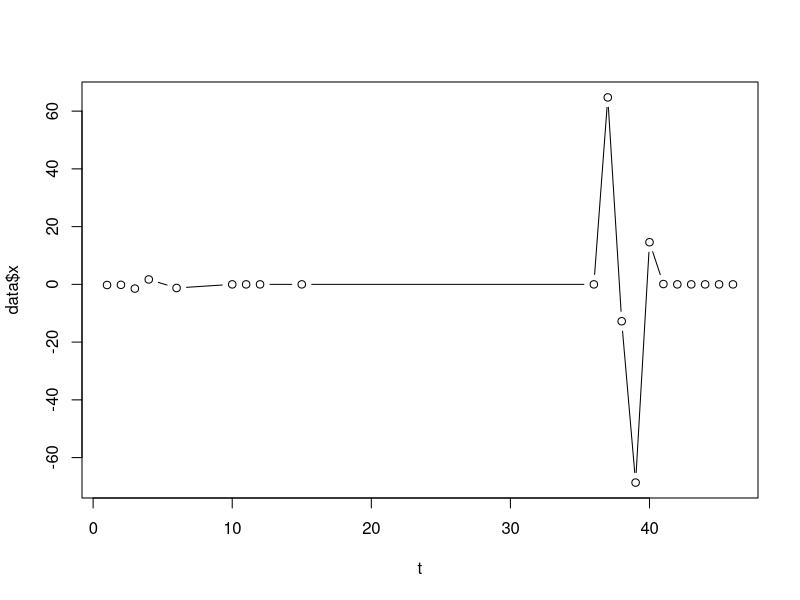

Generate this figure with R: (Note: this script raises an error after producing the figure.)
gapMarkers <- c(rep(0,5), rep(1,5), rep(0,5), rep(1,5))

t <- c(1,2,3,4,6,10,11,12,15,36,37,38,39,40,41,42,43,44,45,46)

x <- rnorm(length(gapMarkers))*t
y <- rnorm(length(gapMarkers))*t


x <- ifelse(gapMarkers == 1, 0, x)
y <- ifelse(gapMarkers == 1, 0, y)
gapMarks <- data.frame(firstGap = gapMarkers[-length(gapMarkers)], secondGap = gapMarkers[-1])
transitions <- apply(gapMarks, MARGIN = 1, function(x) {if (x[2] != x[1]) {1} else {0}})
group <- c(1,cumsum(transitions)+1)
data <- data.frame(t, x, y, group)
plot(data$x~t, type = "b")
lastGroup <- group[length(group)]
gapGroups <- unique(group[which(gapMarkers == 1)])
data2 <- lapply(unique(group), FUN = function(x)
{
  if (x %in% gapGroups) 
  {
    if (x != 1) {groupBeforeGap <- data[data$group == x - 1,1:3]} else {groupBeforeGap <- NA}
    if (x != lastGroup) {groupAfterGap <- data[data$group == x + 1,1:3]} else {groupAfterGap <- NA}
    if (is.na(groupBeforeGap) && !is.na(groupAfterGap)) {lastSample <- groupAfterGap[1,1:3]; firstSample <- lastSample}
    if (is.na(groupAfterGap) && !is.na(groupBeforeGap)) {lastSample <- groupBeforeGap[nrow(groupBeforeGap),1:3]; firstSample <- lastSample}
    if (!is.na(groupBeforeGap) && !is.na(groupAfterGap)) {firstSample <- groupBeforeGap[nrow(groupBeforeGap),1:3]; lastSample <- groupAfterGap[1,1:3]}
    smpCnt <- nrow(data[data$group == x,])
    dPos <- c(lastSample$x - firstSample$x, lastSample$y - firstSample$y)
    if (identical(dPos, c(0,0)))
    {
      newX <- rep(lastSample$x, smpCnt)
      newY <- rep(lastSample$y, smpCnt)
    }
    else
    {
      ts <- data[data$group == x,1]
      scalingFactors <- (lastSample$t-ts)/(lastSample$t-firstSample$t)
      newX <- firstSample$x*scalingFactors
      newY <- firstSample$y*scalingFactors
    }
    data[data$group == x,2] <- newX
    data[data$group == x,3] <- newY
    return(data[data$group == x,])
  }
  else 
  {
    return(data[data$group == x,])
  }
}
)
data3 <- do.call("rbind", data2)
points(data3$x~t, type = "l", col = 2)
  